Frame 1 (no input): blank canvas, image omitted
Frame 60 (the mouse pressed at the canvas centre just before this capture): blank canvas, image omitted
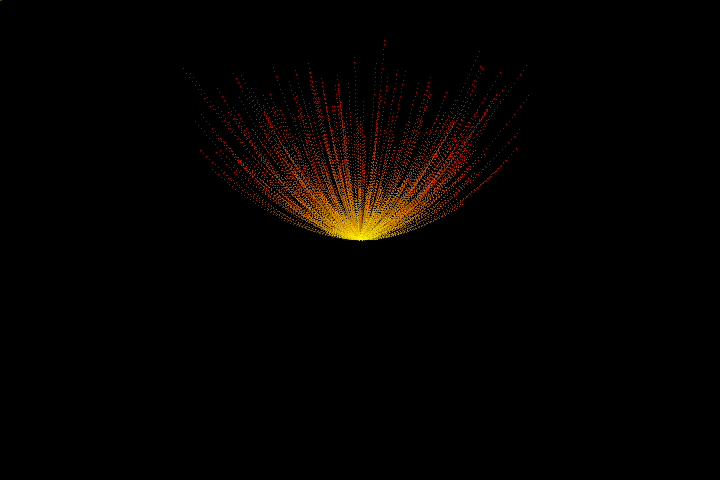
Frame 120 (the mouse held since frame 60 and released just before this capture)

The Processing sketch whose frames 1 and 60 were blank and that drew this single picture after the mouse press (run headless with seeded random() and noise(); from frame 60 on, the mouse is pressed at the canvas centre):

// Processing sketch: processing_91087
// ── processing_91087.pde

ParticleSystem ps;


void setup() {
  size(720, 480);
  //ps = new ParticleSystem(width/2, height/2);
  ps = new ParticleSystem(width/2, height/2);
  background(0);
}

void draw() {
  //background(0, 20);
  fill(0, 5);
  noStroke();
  rect(0, 0, width, height);
  ps.origin.x=mouseX;
  ps.origin.y=mouseY;
  PVector gravity = new PVector(0, -0.05);
  ps.applyForce(gravity);
  ps.addParticle();
  ps.addParticle();
  ps.addParticle();
  ps.addParticle();
  ps.addParticle();
  ps.addParticle();  
  ps.addParticle();
  ps.addParticle();
  ps.addParticle();  
  ps.addParticle();
  ps.addParticle();
  ps.addParticle();  
  ps.run();
}






//Particle Class
class Particle {
  PVector location;
  PVector acceleration;
  PVector velocity;

  float life;
  float mass = 1;
  float yellow = 255;
  float red = 255;

  Particle(PVector loc) {
    location = loc.get();
    life = 255.0;
    acceleration = new PVector(0, 0.05);
    velocity = new PVector(random(-3, 3), random(-2, 0));
  }

  void update() {
    velocity.add(acceleration);
    location.add(velocity);
    acceleration.mult(0);
    life -= 2.0;
  }

  void display() {
    stroke(red, yellow, 0);
    point(location.x, location.y);
    yellow -= 5;
  }

  void applyForce(PVector force) {
    PVector f = force.get();
    f.div(mass);
    acceleration.add(f);
  }
  
   void fireGrav(PVector FGrav) {
      
    if (life < 200) {
      PVector fire = new PVector(0, mouseY);
      velocity.add(fire);
    }
  }

  void run() {
    update();
    display();
  }

  boolean isDead() {
    if (life < 0.0) {
      return true;
    } 
    else {
      return false;
    }
  }
}


//particleSystem Class
import java.util.*;

class ParticleSystem {
  ArrayList<Particle> particles;
  PVector origin;

  ParticleSystem(float x, float y) {
    origin = new PVector(x, y);

    particles = new ArrayList<Particle>();
  }

  void addParticle() {
    particles.add(new Particle(origin));
  }

  void applyForce(PVector f) {
    for (Particle p: particles) {
      p.applyForce(f);
    }
  }
  

  void run() {
    for (int i = particles.size()-1; i > 0; i--) {
      Particle p = particles.get(i);
      p.run();

      if (p.isDead()) {
        particles.remove(p);
      }
    }
  }
}
